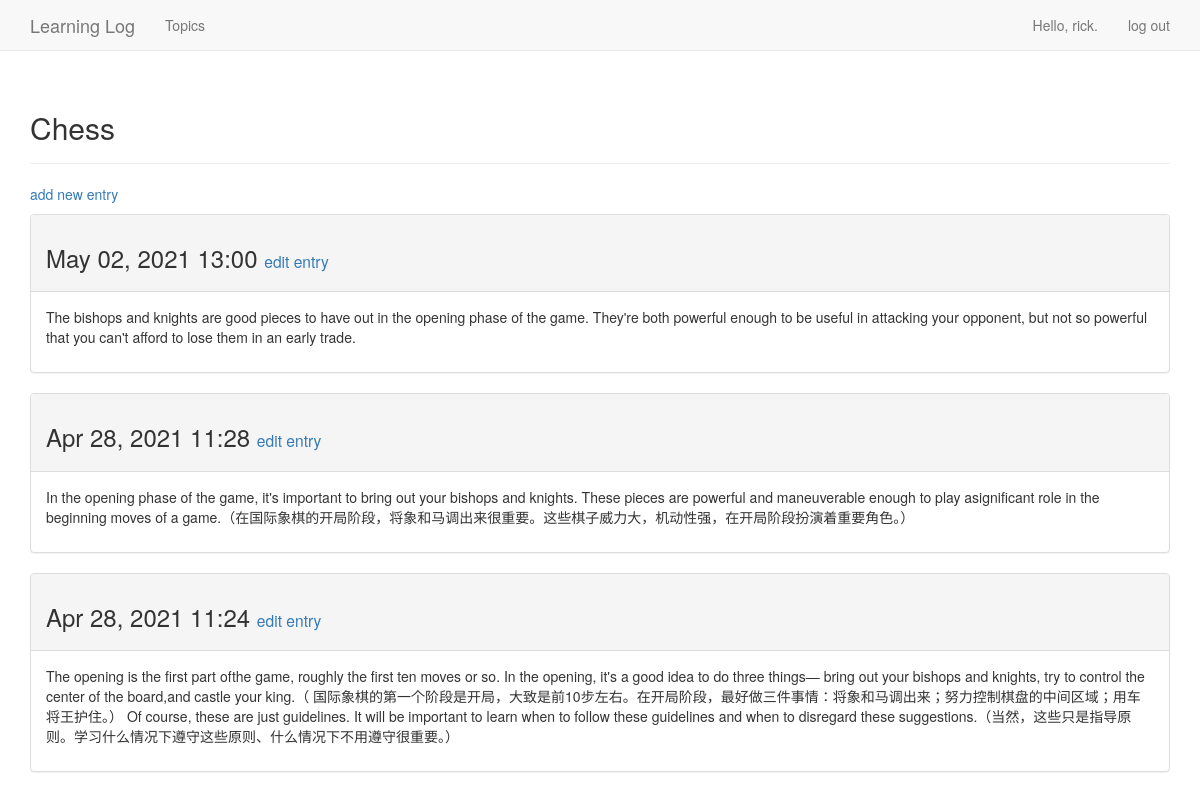
The page /topics/1/ (signed in) on the database its author committed.
### logs_learning/models.py (models this page shows, shortened)
class Topic(models.Model):
    text = models.CharField(max_length=200)
    date_added = models.DateTimeField(auto_now_add=True)
    owner = models.ForeignKey(User)
    def __str__(self):
        return self.text

class Entry(models.Model):
    topic = models.ForeignKey(Topic, on_delete=models.CASCADE)
    text = models.TextField()
    date_added = models.DateTimeField(auto_now_add=True)
    class Meta:
        verbose_name_plural = 'entries'

### logs_learning/views.py (the view)
# urls.py: url(r'^topics/(?P<topic_id>\d+)/$', views.topic, name='topic'),
@login_required
def topic(request, topic_id):
    topic = Topic.objects.get(id=topic_id)
    if topic.owner != request.user:
        raise Http404
    entries = topic.entry_set.order_by('-date_added')
    context = {'topic': topic, 'entries': entries}
    return render(request, 'logs_learning/topic.html', context)

### logs_learning/templates/logs_learning/topic.html
{% extends 'logs_learning/base.html' %}
{% block header %}
  <h2>{{ topic }}</h2>
{% endblock header %}
{% block content %}
  <p>
      <a href="{% url 'logs_learning:new_entry' topic.id %}">add new entry</a>
  </p>
  {% for entry in entries %}
    <div class="panel panel-default">
        <div class="panel-heading">
            <h3>
                {{ entry.date_added|date:'M d, Y H:i' }}
                <small>
                    <a href="{% url 'logs_learning:edit_entry' entry.id %}">
                        edit entry</a>
                </small>
            </h3>
        </div>
        <div class="panel-body">
        {{ entry.text|linebreaks }}
        </div>
    </div>
  {% empty %}
    There are no entries for this topic yet.
  {% endfor %}
{% endblock content %}

### logs_learning/templates/logs_learning/base.html (shortened to what this page needs)
{% load bootstrap3 %}
<!DOCTYPE html>
<html lang="en">
  <head>
    {% bootstrap_css %}
  </head>
  <body>
    <nav class="navbar navbar-default navbar-static-top">
      <div class="container">
        <div class="navbar-header">
          <a class="navbar-brand" href="{% url 'logs_learning:index' %}">
              Learning Log</a>
        </div>
        <div id="navbar" class="navbar-collapse collapse">
          <ul class="nav navbar-nav">
            <li><a href="{% url 'logs_learning:topics' %}">Topics</a></li>
          </ul>
          <ul class="nav navbar-nav navbar-right">
            {% if user.is_authenticated %}
              <li><a>Hello, {{ user.username }}.</a></li>
              <li><a href="{% url 'users:logout' %}">log out</a></li>
            {% else %}
              <li><a href="{% url 'users:register' %}">register</a></li>
              <li><a href="{% url 'users:login' %}">log in</a></li>
            {% endif %}
          </ul>
        </div>
      </div>
    </nav>
    <div class="container">
      <div class="page-header">
        {% block header %}{% endblock header%}
      </div>
      <div>
        {% block content %} {% endblock content%}
      </div>
    </div>
  </body>
</html>

### rows shown on the page
Topic: text "Chess"
Entry: date_added "May 02, 2021 13:00", text "The bishops and knights are good pieces to have out in the opening phase of the game. They're both powerful enough to be useful in attacking your opponent, but not so powerful that you can't afford to lose them in an early trade."
Entry: date_added "Apr 28, 2021 11:28", text "In the opening phase of the game, it's important to bring out your bishops and knights. These pieces are powerful and maneuverable enough to play asignificant role in the beginning moves of a game.（在国际象棋的开局阶段，将象和马调出来很重要。这些棋子威力大，机动性强，在开局阶段扮演着重要角色。）"
Entry: date_added "Apr 28, 2021 11:24", text "The opening is the first part ofthe game, roughly the first ten moves or so. In the opening, it's a good idea to do three things— bring out your bishops and knights, try to control the center of the board,and castle your king.（ 国际象棋的第一个阶段是开局，大致是前10步左右。在开局阶段，最好做三件事情：将象和马调出来；努力控制棋盘的中间区域；用车将王护住。） Of course, these are just guidelines. It will be important to learn when to follow these guidelines and when to disregard these suggestions.（当然，这些只是指导原则。学习什么情况下遵守这些原则、什么情况下不用遵守很重要。）"

### other values the page prints
{{ user.username }} "rick"
